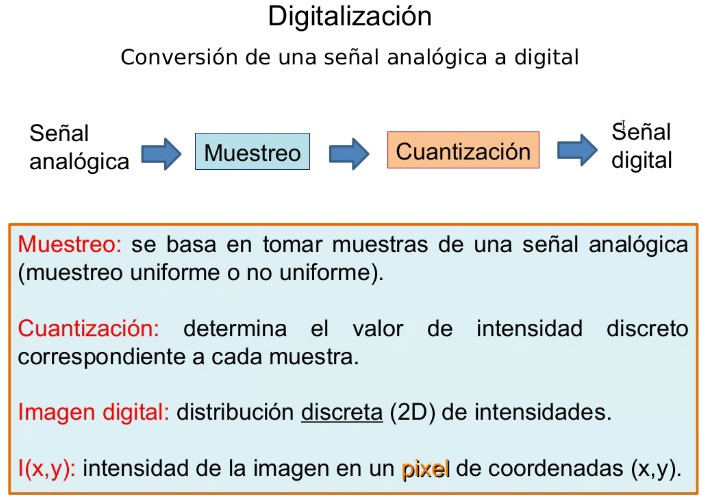
#> input picture Unidad 1/img/1.jpg, 708 x 500 px
$ python ej2.py
#> lines starting #> are read from the running program, lines starting #| are printed output that depends on the picture
# Abra una imagen y aplíquele diferentes tipos de filtros pasa bajos. Visualice el resultado
# y observe qué ocurre cuando se modifican los coeficientes (kernel 3x3)

import cv2
import matplotlib.pyplot as plt
import numpy as np
import tkinter as tk
from tkinter import filedialog


def file_read():
    '''
    Abro una ventana Tkinter y obtengo path de la imagen
    '''
    file_path = filedialog.askopenfilename()
#> the answer given: ../../Unidad 1/img/1.jpg
    return file_path


def low_pass_filtering(image, radius):
    '''
    Low pass filter function
    :param image: input image
    :param radius: radius
    :return: filtering result
    '''
    # Fourier transform the image, fft is a three-dimensional array, fft[:, :, 0] is the real part, fft[:, :, 1] is the imaginary part
    fft = cv2.dft(np.float32(image), flags=cv2.DFT_COMPLEX_OUTPUT)
    # Centralize fft, the generated dshift is still a three-dimensional array
    dshift = np.fft.fftshift(fft)

    # Get the center pixel
    rows, cols = image.shape[:2]
    mid_row, mid_col = int(rows / 2), int(cols / 2)

    # Build mask, 256 bits, two channels
    mask = np.zeros((rows, cols, 2), np.float32)
    mask[mid_row - radius:mid_row + radius, mid_col - radius:mid_col + radius] = 1

    # Multiply the Fourier transform result by a mask
    fft_filtering = dshift * mask
    # Inverse Fourier transform
    ishift = np.fft.ifftshift(fft_filtering)
    image_filtering = cv2.idft(ishift)
    image_filtering = cv2.magnitude(image_filtering[:, :, 0], image_filtering[:, :, 1])
    # Normalize the inverse transform results (generally normalize the last step of image processing, except in special cases)
    cv2.normalize(image_filtering, image_filtering, 0, 1, cv2.NORM_MINMAX)
    return image_filtering

def ploteo(original, result):
    fig, axes = plt.subplots(ncols=2, nrows=1, figsize=(6, 2.5))
    ax = axes.ravel()
    ax[0] = plt.subplot(121) # Imagen original
    ax[1] = plt.subplot(122) # Imagen resultado

    ax[0].imshow(cv2.cvtColor(original, cv2.COLOR_BGR2RGB))
    ax[0].set_title('Original')

    ax[1].imshow(cv2.cvtColor(result, cv2.COLOR_BGR2RGB))
    ax[1].set_title('Filtro pasa bajos')

# Inicio Tkinter
root = tk.Tk()
root.withdraw()

try:
    image = cv2.imread(file_read(), 0)
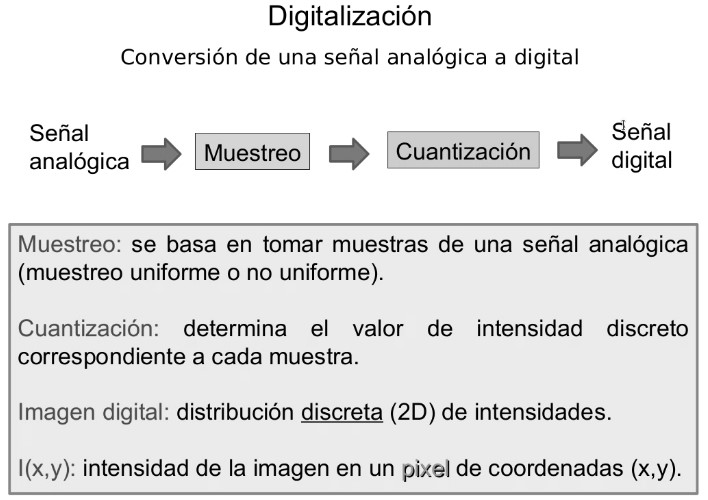
#> image: shape (500, 708); min 0, max 255, mean 226.7
    img_filter = low_pass_filtering(image=image, radius=50)
#> in low_pass_filtering, `image_filtering = cv2.magnitude(image_filtering[:, :, 0], image_filter..`:
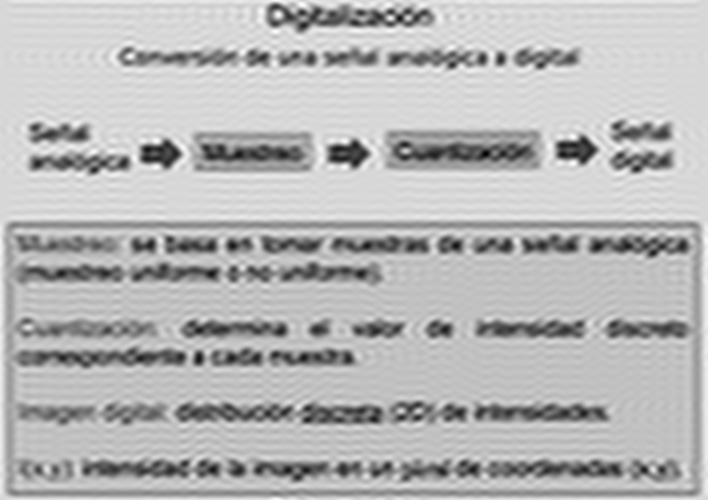
#> image_filtering: shape (500, 708) float32; min 23248044, max 102453936, mean 80262736; drawn with min black and max white
    ploteo(original=image, result=img_filter)
    plt.show()
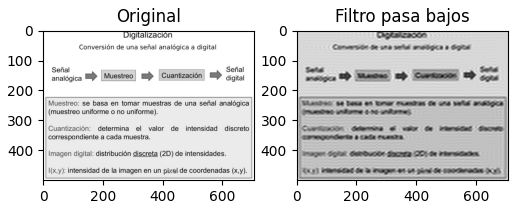
#> figure drawn by matplotlib, 2 panels

except:
    print('Fin del codigo')

root.destroy()

$ run again, on Unidad 1/img/3.jpg
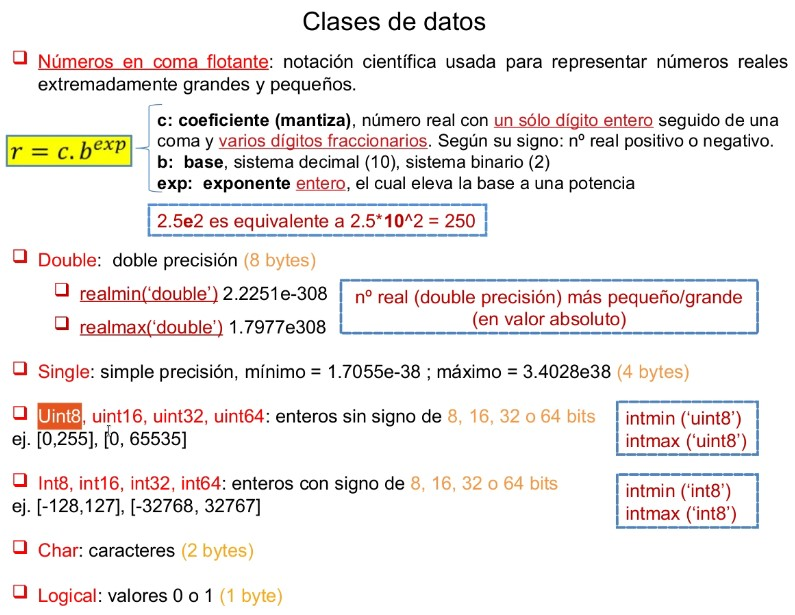
#> input picture Unidad 1/img/3.jpg, 795 x 615 px
#> in low_pass_filtering, `image_filtering = cv2.magnitude(image_filtering[:, :, 0], image_filter..`:
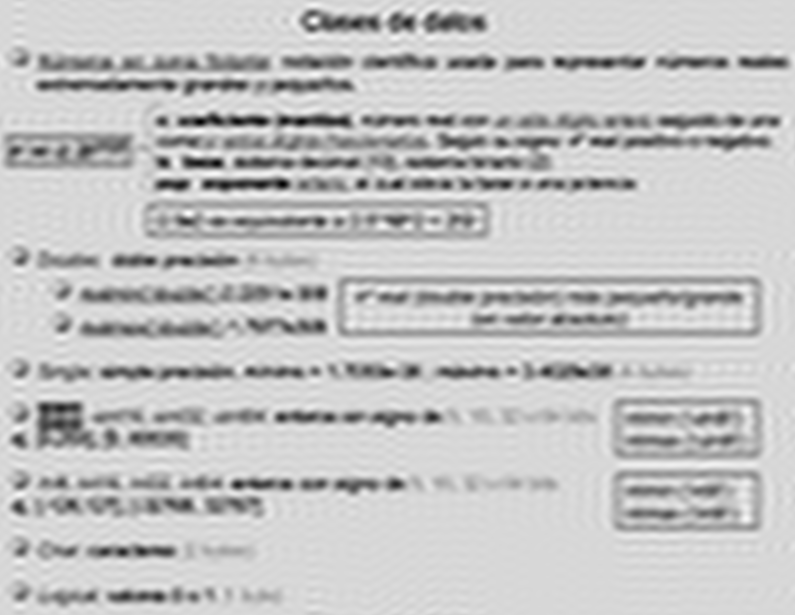
#> image_filtering: shape (615, 795) float32; min 34063376, max 141242576, mean 116334688; drawn with min black and max white
#> `plt.show()`:
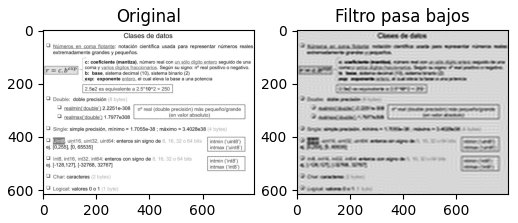
#> figure drawn by matplotlib, 2 panels

$ run again, on Unidad 1/img/5.jpg
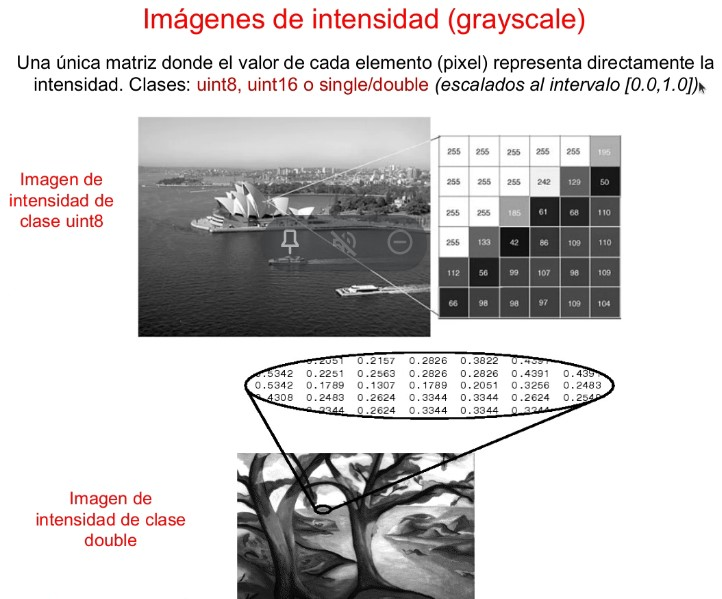
#> input picture Unidad 1/img/5.jpg, 722 x 599 px
#> in low_pass_filtering, `image_filtering = cv2.magnitude(image_filtering[:, :, 0], image_filter..`:
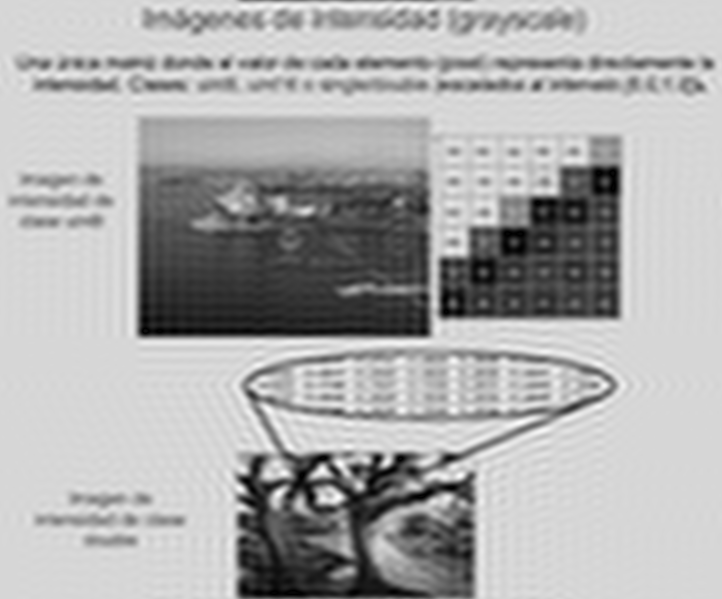
#> image_filtering: shape (599, 722) float32; min 62500.9, max 131047696, mean 88806720; drawn with min black and max white
#> `plt.show()`:
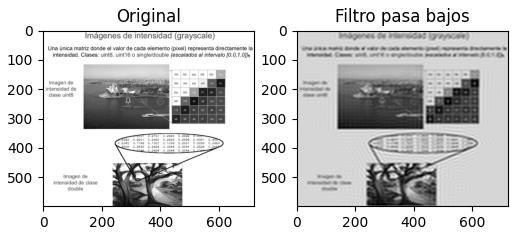
#> figure drawn by matplotlib, 2 panels
